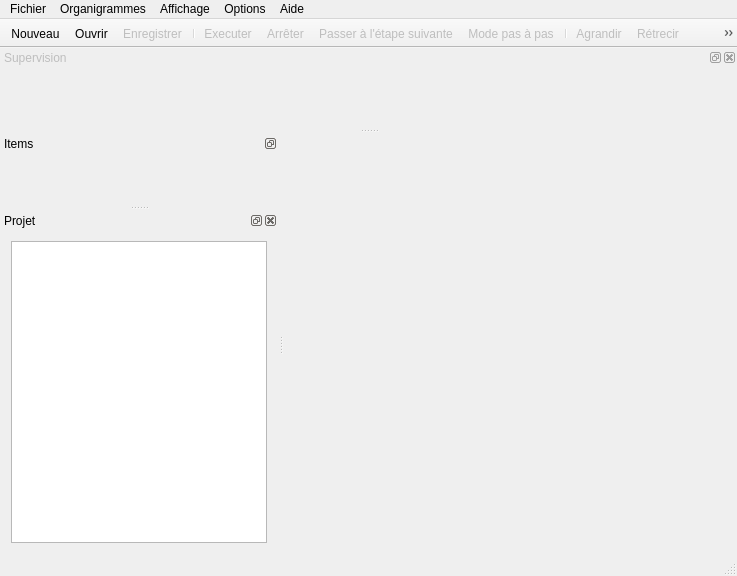
<?xml version="1.0" encoding="UTF-8"?>
<ui version="4.0">
 <class>f_MainWindow</class>
 <widget class="QMainWindow" name="f_MainWindow">
  <property name="geometry">
   <rect>
    <x>0</x>
    <y>0</y>
    <width>737</width>
    <height>576</height>
   </rect>
  </property>
  <property name="sizePolicy">
   <sizepolicy hsizetype="Expanding" vsizetype="Expanding">
    <horstretch>0</horstretch>
    <verstretch>0</verstretch>
   </sizepolicy>
  </property>
  <property name="windowTitle">
   <string>Open-Organigram</string>
  </property>
  <property name="windowIcon">
   <iconset resource="ressources.qrc">
    <normaloff>:/Images/App/icons_simple.png</normaloff>:/Images/App/icons_simple.png</iconset>
  </property>
  <widget class="QWidget" name="centralWidget">
   <property name="sizePolicy">
    <sizepolicy hsizetype="Expanding" vsizetype="Preferred">
     <horstretch>0</horstretch>
     <verstretch>0</verstretch>
    </sizepolicy>
   </property>
   <layout class="QGridLayout" name="gridLayout_2"/>
  </widget>
  <widget class="QMenuBar" name="menuBar">
   <property name="geometry">
    <rect>
     <x>0</x>
     <y>0</y>
     <width>737</width>
     <height>21</height>
    </rect>
   </property>
   <widget class="QMenu" name="menuFichier">
    <property name="title">
     <string>Fichier</string>
    </property>
    <addaction name="actionNouveau"/>
    <addaction name="actionImporter"/>
    <addaction name="actionOuvrir"/>
    <addaction name="actionEnregistrer"/>
    <addaction name="actionEnregistrer_sous"/>
    <addaction name="actionFermer"/>
    <addaction name="separator"/>
    <addaction name="actionQuitter"/>
   </widget>
   <widget class="QMenu" name="menuEdition">
    <property name="title">
     <string>Organigrammes</string>
    </property>
    <addaction name="actionExecuter"/>
    <addaction name="actionArreter"/>
    <addaction name="separator"/>
    <addaction name="actionDebug"/>
    <addaction name="actionJump"/>
    <addaction name="separator"/>
    <addaction name="actionConvert"/>
    <addaction name="actionGestionMem"/>
    <addaction name="actionGestion_des_composants_I2C"/>
    <addaction name="actionRedemarrer_la_maquette"/>
   </widget>
   <widget class="QMenu" name="menuAide">
    <property name="title">
     <string>Aide</string>
    </property>
    <addaction name="actionAide"/>
    <addaction name="separator"/>
    <addaction name="actionA_propos"/>
   </widget>
   <widget class="QMenu" name="menuAffichage">
    <property name="title">
     <string>Affichage</string>
    </property>
    <addaction name="actionProjet"/>
    <addaction name="actionSV"/>
   </widget>
   <widget class="QMenu" name="menuOptions">
    <property name="title">
     <string>Options</string>
    </property>
    <widget class="QMenu" name="menuGestion_des_profils">
     <property name="toolTipDuration">
      <number>0</number>
     </property>
     <property name="title">
      <string>Gestion des profils</string>
     </property>
     <property name="icon">
      <iconset resource="ressources.qrc">
       <normaloff>:/Images/App/gerer-utilisateurs-32.png</normaloff>:/Images/App/gerer-utilisateurs-32.png</iconset>
     </property>
     <addaction name="actionCreer_profil"/>
     <addaction name="actionChanger_profil"/>
     <addaction name="actionModifier_profil"/>
     <addaction name="actionSupprimer_profil"/>
    </widget>
    <addaction name="separator"/>
    <addaction name="actionInterpreteur"/>
    <addaction name="actionConfiguration_Application"/>
    <addaction name="menuGestion_des_profils"/>
   </widget>
   <addaction name="menuFichier"/>
   <addaction name="menuEdition"/>
   <addaction name="menuAffichage"/>
   <addaction name="menuOptions"/>
   <addaction name="menuAide"/>
  </widget>
  <widget class="QToolBar" name="mainToolBar">
   <property name="enabled">
    <bool>true</bool>
   </property>
   <property name="movable">
    <bool>false</bool>
   </property>
   <property name="iconSize">
    <size>
     <width>16</width>
     <height>16</height>
    </size>
   </property>
   <attribute name="toolBarArea">
    <enum>TopToolBarArea</enum>
   </attribute>
   <attribute name="toolBarBreak">
    <bool>false</bool>
   </attribute>
   <addaction name="actionNouveau"/>
   <addaction name="actionOuvrir"/>
   <addaction name="actionEnregistrer"/>
   <addaction name="separator"/>
   <addaction name="actionExecuter"/>
   <addaction name="actionArreter"/>
   <addaction name="actionJump"/>
   <addaction name="actionDebug"/>
   <addaction name="separator"/>
   <addaction name="actionAgrandir"/>
   <addaction name="actionRetrecir"/>
   <addaction name="actionVueGlobale"/>
   <addaction name="separator"/>
   <addaction name="actionSV"/>
   <addaction name="actionConvert"/>
   <addaction name="separator"/>
   <addaction name="actionDemarrerServeurWeb"/>
   <addaction name="actionArreterServeurWeb"/>
  </widget>
  <widget class="QStatusBar" name="statusBar"/>
  <widget class="QDockWidget" name="DockBtn">
   <property name="sizePolicy">
    <sizepolicy hsizetype="Minimum" vsizetype="Minimum">
     <horstretch>0</horstretch>
     <verstretch>0</verstretch>
    </sizepolicy>
   </property>
   <property name="minimumSize">
    <size>
     <width>150</width>
     <height>50</height>
    </size>
   </property>
   <property name="maximumSize">
    <size>
     <width>500</width>
     <height>524287</height>
    </size>
   </property>
   <property name="contextMenuPolicy">
    <enum>Qt::NoContextMenu</enum>
   </property>
   <property name="features">
    <set>QDockWidget::DockWidgetFloatable|QDockWidget::DockWidgetMovable</set>
   </property>
   <property name="windowTitle">
    <string>Items</string>
   </property>
   <attribute name="dockWidgetArea">
    <number>1</number>
   </attribute>
   <widget class="QWidget" name="dockWidgetContents">
    <property name="sizePolicy">
     <sizepolicy hsizetype="Preferred" vsizetype="Minimum">
      <horstretch>0</horstretch>
      <verstretch>0</verstretch>
     </sizepolicy>
    </property>
    <layout class="QVBoxLayout" name="verticalLayout"/>
   </widget>
  </widget>
  <widget class="QDockWidget" name="DockProjet">
   <property name="sizePolicy">
    <sizepolicy hsizetype="Minimum" vsizetype="Minimum">
     <horstretch>0</horstretch>
     <verstretch>0</verstretch>
    </sizepolicy>
   </property>
   <property name="minimumSize">
    <size>
     <width>168</width>
     <height>240</height>
    </size>
   </property>
   <property name="floating">
    <bool>false</bool>
   </property>
   <property name="features">
    <set>QDockWidget::AllDockWidgetFeatures</set>
   </property>
   <property name="windowTitle">
    <string>Projet</string>
   </property>
   <attribute name="dockWidgetArea">
    <number>1</number>
   </attribute>
   <widget class="QWidget" name="dockWidgetContents_2">
    <property name="sizePolicy">
     <sizepolicy hsizetype="Preferred" vsizetype="Minimum">
      <horstretch>0</horstretch>
      <verstretch>0</verstretch>
     </sizepolicy>
    </property>
    <layout class="QGridLayout" name="gridLayout">
     <item row="0" column="0">
      <widget class="QTreeView" name="treeView">
       <property name="sizePolicy">
        <sizepolicy hsizetype="Expanding" vsizetype="Minimum">
         <horstretch>0</horstretch>
         <verstretch>0</verstretch>
        </sizepolicy>
       </property>
       <property name="editTriggers">
        <set>QAbstractItemView::NoEditTriggers</set>
       </property>
       <property name="selectionMode">
        <enum>QAbstractItemView::SingleSelection</enum>
       </property>
       <property name="animated">
        <bool>true</bool>
       </property>
       <attribute name="headerVisible">
        <bool>false</bool>
       </attribute>
      </widget>
     </item>
    </layout>
   </widget>
  </widget>
  <widget class="QDockWidget" name="DockSV">
   <property name="enabled">
    <bool>false</bool>
   </property>
   <property name="sizePolicy">
    <sizepolicy hsizetype="Minimum" vsizetype="Minimum">
     <horstretch>0</horstretch>
     <verstretch>0</verstretch>
    </sizepolicy>
   </property>
   <property name="minimumSize">
    <size>
     <width>300</width>
     <height>80</height>
    </size>
   </property>
   <property name="floating">
    <bool>true</bool>
   </property>
   <property name="features">
    <set>QDockWidget::AllDockWidgetFeatures</set>
   </property>
   <property name="windowTitle">
    <string>Supervision</string>
   </property>
   <attribute name="dockWidgetArea">
    <number>4</number>
   </attribute>
   <widget class="QWidget" name="dockWidgetContents_3"/>
  </widget>
  <action name="actionNouveau">
   <property name="enabled">
    <bool>true</bool>
   </property>
   <property name="icon">
    <iconset resource="ressources.qrc">
     <normaloff>:/Images/App/new.png</normaloff>:/Images/App/new.png</iconset>
   </property>
   <property name="text">
    <string>Nouveau</string>
   </property>
   <property name="shortcut">
    <string>Ctrl+N</string>
   </property>
  </action>
  <action name="actionOuvrir">
   <property name="enabled">
    <bool>true</bool>
   </property>
   <property name="icon">
    <iconset resource="ressources.qrc">
     <normaloff>:/Images/App/folder.png</normaloff>:/Images/App/folder.png</iconset>
   </property>
   <property name="text">
    <string>Ouvrir</string>
   </property>
   <property name="shortcut">
    <string>Ctrl+O</string>
   </property>
  </action>
  <action name="actionFermer">
   <property name="enabled">
    <bool>false</bool>
   </property>
   <property name="text">
    <string>Fermer</string>
   </property>
  </action>
  <action name="actionQuitter">
   <property name="text">
    <string>Quitter</string>
   </property>
  </action>
  <action name="actionAide">
   <property name="text">
    <string>Aide</string>
   </property>
  </action>
  <action name="actionA_propos">
   <property name="text">
    <string>A propos</string>
   </property>
  </action>
  <action name="actionEnregistrer">
   <property name="enabled">
    <bool>false</bool>
   </property>
   <property name="icon">
    <iconset resource="ressources.qrc">
     <normaloff>:/Images/App/save.png</normaloff>:/Images/App/save.png</iconset>
   </property>
   <property name="text">
    <string>Enregistrer</string>
   </property>
   <property name="shortcut">
    <string>Ctrl+S</string>
   </property>
  </action>
  <action name="actionEnregistrer_sous">
   <property name="enabled">
    <bool>false</bool>
   </property>
   <property name="text">
    <string>Enregistrer sous..</string>
   </property>
  </action>
  <action name="actionExecuter">
   <property name="enabled">
    <bool>false</bool>
   </property>
   <property name="icon">
    <iconset resource="ressources.qrc">
     <normaloff>:/Images/App/play.png</normaloff>:/Images/App/play.png</iconset>
   </property>
   <property name="text">
    <string>Executer</string>
   </property>
   <property name="shortcut">
    <string>Ctrl+R</string>
   </property>
  </action>
  <action name="actionArreter">
   <property name="enabled">
    <bool>false</bool>
   </property>
   <property name="icon">
    <iconset resource="ressources.qrc">
     <normaloff>:/Images/App/stop.png</normaloff>:/Images/App/stop.png</iconset>
   </property>
   <property name="text">
    <string>Arrêter</string>
   </property>
   <property name="shortcut">
    <string>Esc</string>
   </property>
  </action>
  <action name="actionSV">
   <property name="checkable">
    <bool>true</bool>
   </property>
   <property name="checked">
    <bool>false</bool>
   </property>
   <property name="enabled">
    <bool>true</bool>
   </property>
   <property name="icon">
    <iconset resource="ressources.qrc">
     <normaloff>:/Images/App/SupV.png</normaloff>:/Images/App/SupV.png</iconset>
   </property>
   <property name="text">
    <string>Mode Supervision</string>
   </property>
   <property name="toolTip">
    <string>Mode Supervision</string>
   </property>
  </action>
  <action name="actionDebug">
   <property name="checkable">
    <bool>true</bool>
   </property>
   <property name="enabled">
    <bool>false</bool>
   </property>
   <property name="icon">
    <iconset resource="ressources.qrc">
     <normaloff>:/Images/App/bug.png</normaloff>:/Images/App/bug.png</iconset>
   </property>
   <property name="text">
    <string>Mode pas à pas</string>
   </property>
  </action>
  <action name="actionJump">
   <property name="enabled">
    <bool>false</bool>
   </property>
   <property name="icon">
    <iconset resource="ressources.qrc">
     <normaloff>:/Images/App/jump.png</normaloff>:/Images/App/jump.png</iconset>
   </property>
   <property name="text">
    <string>Passer à l'étape suivante</string>
   </property>
   <property name="shortcut">
    <string>F10</string>
   </property>
  </action>
  <action name="actionConvert">
   <property name="enabled">
    <bool>false</bool>
   </property>
   <property name="icon">
    <iconset resource="ressources.qrc">
     <normaloff>:/Images/App/build.png</normaloff>:/Images/App/build.png</iconset>
   </property>
   <property name="text">
    <string>Convertir en programme</string>
   </property>
  </action>
  <action name="actionProjet">
   <property name="checkable">
    <bool>true</bool>
   </property>
   <property name="checked">
    <bool>true</bool>
   </property>
   <property name="text">
    <string>Projet</string>
   </property>
  </action>
  <action name="actionAgrandir">
   <property name="enabled">
    <bool>false</bool>
   </property>
   <property name="icon">
    <iconset resource="ressources.qrc">
     <normaloff>:/Images/App/zoom_in.png</normaloff>:/Images/App/zoom_in.png</iconset>
   </property>
   <property name="text">
    <string>Agrandir</string>
   </property>
  </action>
  <action name="actionRetrecir">
   <property name="enabled">
    <bool>false</bool>
   </property>
   <property name="icon">
    <iconset resource="ressources.qrc">
     <normaloff>:/Images/App/zoom_out.png</normaloff>:/Images/App/zoom_out.png</iconset>
   </property>
   <property name="text">
    <string>Rétrecir</string>
   </property>
  </action>
  <action name="actionInterpreteur">
   <property name="icon">
    <iconset resource="ressources.qrc">
     <normaloff>:/Images/App/prog.png</normaloff>:/Images/App/prog.png</iconset>
   </property>
   <property name="text">
    <string>Interpreteur</string>
   </property>
  </action>
  <action name="actionGestionMem">
   <property name="enabled">
    <bool>true</bool>
   </property>
   <property name="icon">
    <iconset resource="ressources.qrc">
     <normaloff>:/Images/App/sim.png</normaloff>:/Images/App/sim.png</iconset>
   </property>
   <property name="text">
    <string>Gestion de la mémoire</string>
   </property>
  </action>
  <action name="actionImporter">
   <property name="icon">
    <iconset resource="ressources.qrc">
     <normaloff>:/Images/App/import.png</normaloff>:/Images/App/import.png</iconset>
   </property>
   <property name="text">
    <string>Nouveau à partir d'un plan de câblage...</string>
   </property>
  </action>
  <action name="actionRedemarrer_la_maquette">
   <property name="text">
    <string>Réinitialiser la maquette</string>
   </property>
  </action>
  <action name="actionGestion_des_composants_I2C">
   <property name="text">
    <string>Gestion des composants I2C</string>
   </property>
  </action>
  <action name="actionConfiguration_Application">
   <property name="icon">
    <iconset resource="ressources.qrc">
     <normaloff>:/Images/App/configuration.png</normaloff>:/Images/App/configuration.png</iconset>
   </property>
   <property name="text">
    <string>Configuration</string>
   </property>
  </action>
  <action name="actionCreer_profil">
   <property name="icon">
    <iconset resource="ressources.qrc">
     <normaloff>:/Images/App/ajouter-utilisateur-32.png</normaloff>:/Images/App/ajouter-utilisateur-32.png</iconset>
   </property>
   <property name="text">
    <string>Créer profil</string>
   </property>
  </action>
  <action name="actionModifier_profil">
   <property name="icon">
    <iconset resource="ressources.qrc">
     <normaloff>:/Images/App/modifier-utilisateur-32.png</normaloff>:/Images/App/modifier-utilisateur-32.png</iconset>
   </property>
   <property name="text">
    <string>Modifier un profil</string>
   </property>
  </action>
  <action name="actionSupprimer_profil">
   <property name="icon">
    <iconset resource="ressources.qrc">
     <normaloff>:/Images/App/supprimer-utilisateur-32.png</normaloff>:/Images/App/supprimer-utilisateur-32.png</iconset>
   </property>
   <property name="text">
    <string>Supprimer un profil</string>
   </property>
  </action>
  <action name="actionChanger_profil">
   <property name="icon">
    <iconset resource="ressources.qrc">
     <normaloff>:/Images/App/changer-utilisateurs-32.png</normaloff>:/Images/App/changer-utilisateurs-32.png</iconset>
   </property>
   <property name="text">
    <string>Changer de profil</string>
   </property>
  </action>
  <action name="actionDemarrerServeurWeb">
   <property name="enabled">
    <bool>false</bool>
   </property>
   <property name="icon">
    <iconset resource="ressources.qrc">
     <normaloff>:/Images/App/webstart-icon.png</normaloff>:/Images/App/webstart-icon.png</iconset>
   </property>
   <property name="text">
    <string>Demarrer Serveur Web</string>
   </property>
   <property name="toolTip">
    <string>Demarrer Serveur Web</string>
   </property>
  </action>
  <action name="actionArreterServeurWeb">
   <property name="enabled">
    <bool>false</bool>
   </property>
   <property name="icon">
    <iconset resource="ressources.qrc">
     <normaloff>:/Images/App/webstop-icon.png</normaloff>:/Images/App/webstop-icon.png</iconset>
   </property>
   <property name="text">
    <string>Arrêter Serveur Web</string>
   </property>
   <property name="toolTip">
    <string>Arrêter Serveur Web</string>
   </property>
  </action>
  <action name="actionRafraichirConfigurationServeurWeb">
   <property name="enabled">
    <bool>false</bool>
   </property>
   <property name="icon">
    <iconset resource="ressources.qrc">
     <normaloff>:/Images/App/webrefresh-icon.png</normaloff>:/Images/App/webrefresh-icon.png</iconset>
   </property>
   <property name="text">
    <string>Rafraîchir Configuration Serveur Web</string>
   </property>
   <property name="toolTip">
    <string>Rafraîchir Configuration Serveur Web</string>
   </property>
  </action>
  <action name="actionVueGlobale">
   <property name="enabled">
    <bool>false</bool>
   </property>
   <property name="icon">
    <iconset resource="ressources.qrc">
     <normaloff>:/Images/App/VueGlobale-48.png</normaloff>:/Images/App/VueGlobale-48.png</iconset>
   </property>
   <property name="text">
    <string>Vue globale</string>
   </property>
   <property name="toolTip">
    <string>Vue globale</string>
   </property>
  </action>
 </widget>
 <layoutdefault spacing="6" margin="11"/>
 <resources>
  <include location="ressources.qrc"/>
 </resources>
 <connections>
  <connection>
   <sender>actionSV</sender>
   <signal>triggered(bool)</signal>
   <receiver>DockSV</receiver>
   <slot>setVisible(bool)</slot>
   <hints>
    <hint type="sourcelabel">
     <x>-1</x>
     <y>-1</y>
    </hint>
    <hint type="destinationlabel">
     <x>744</x>
     <y>317</y>
    </hint>
   </hints>
  </connection>
  <connection>
   <sender>DockSV</sender>
   <signal>visibilityChanged(bool)</signal>
   <receiver>actionSV</receiver>
   <slot>setChecked(bool)</slot>
   <hints>
    <hint type="sourcelabel">
     <x>744</x>
     <y>317</y>
    </hint>
    <hint type="destinationlabel">
     <x>-1</x>
     <y>-1</y>
    </hint>
   </hints>
  </connection>
  <connection>
   <sender>actionProjet</sender>
   <signal>toggled(bool)</signal>
   <receiver>DockProjet</receiver>
   <slot>setVisible(bool)</slot>
   <hints>
    <hint type="sourcelabel">
     <x>-1</x>
     <y>-1</y>
    </hint>
    <hint type="destinationlabel">
     <x>83</x>
     <y>459</y>
    </hint>
   </hints>
  </connection>
  <connection>
   <sender>DockProjet</sender>
   <signal>visibilityChanged(bool)</signal>
   <receiver>actionProjet</receiver>
   <slot>setChecked(bool)</slot>
   <hints>
    <hint type="sourcelabel">
     <x>83</x>
     <y>459</y>
    </hint>
    <hint type="destinationlabel">
     <x>-1</x>
     <y>-1</y>
    </hint>
   </hints>
  </connection>
 </connections>
</ui>
